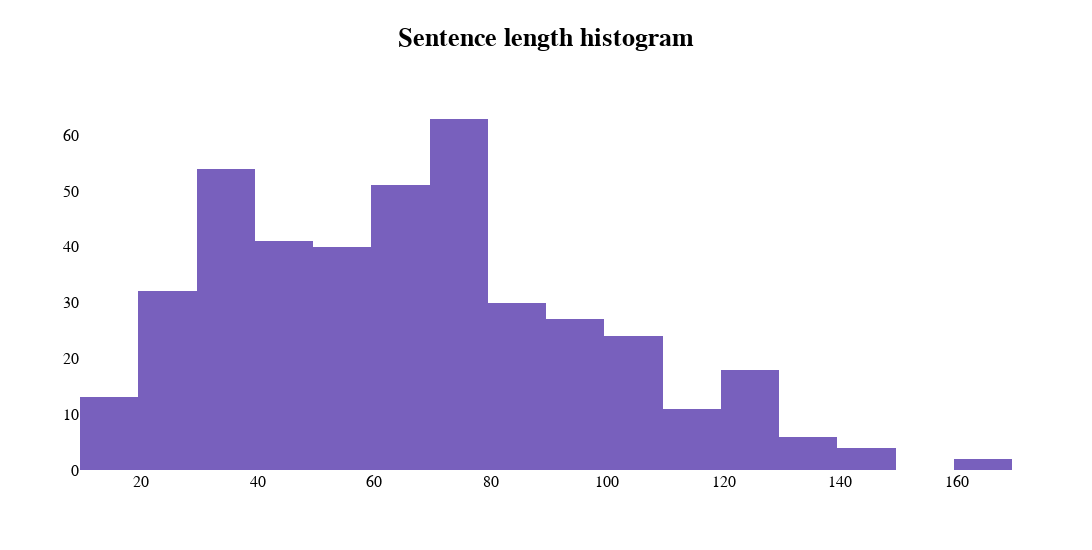

Notebook code for this chart:
### Markdown cell above
### Exploratory Data Analysis

Let's plot a histogram to verify the distribution of sentence length

### Code cell
train['sentence_length'] = train['sentence'].apply(lambda x: len(str(x)))

fig = go.Figure()
fig.add_trace(go.Histogram(
    x=train["sentence_length"],
    marker_color='#7860bd',
))
fig.update_layout(
    title={
    'text': "<b>Sentence length histogram</b>",
    'font' : dict(size=26, color='black', family='Helvetica'),
    'y':0.95,
    'x':0.5},
    height=550, width=1100,
    font_family='Helvetica',
    font_color='black',
    font_size=16,
    plot_bgcolor='white',
)

fig.show()

### Figure 1 — Plotly figure (JSON) as saved in the notebook; plotly's stock layout.template omitted (floating-point values rounded to 4 significant figures; data arrays with more than 128 entries replaced by an {"elided": "..."} marker saying what was removed)
{"data": [{"marker": {"color": "#7860bd"}, "type": "histogram", "x": {"elided": "416 int values"}}], "layout": {"font": {"color": "black", "family": "Helvetica", "size": 16}, "height": 550, "plot_bgcolor": "white", "title": {"font": {"color": "black", "family": "Helvetica", "size": 26}, "text": "<b>Sentence length histogram</b>", "x": 0.5, "y": 0.95}, "width": 1100}}
